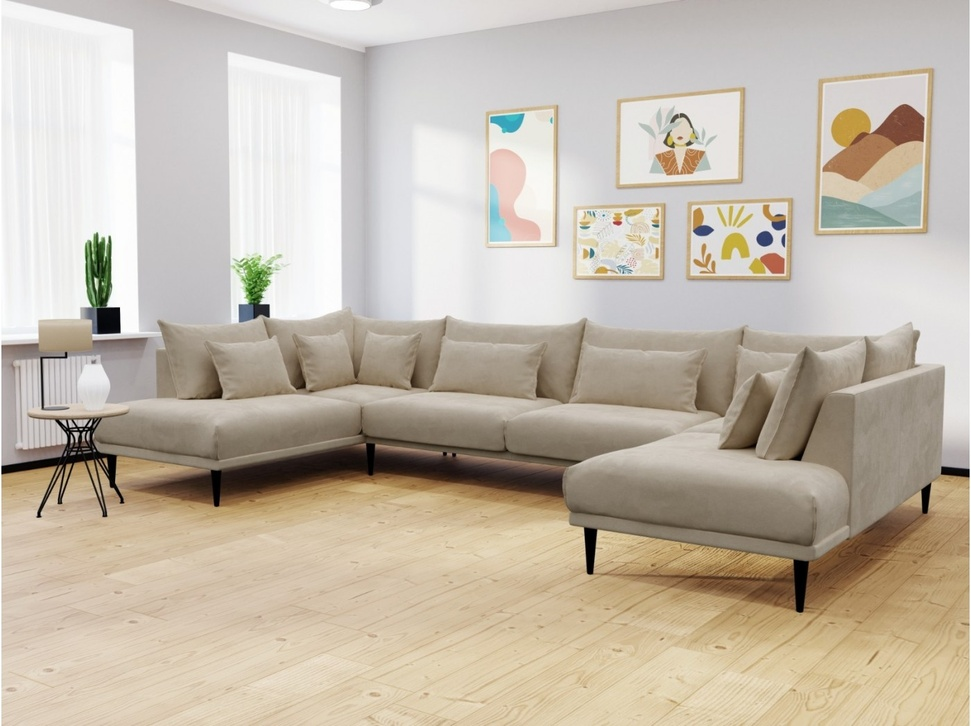
#> input picture resources/room_background.jpg, 971 x 726 px, shrunk from 1400 x 1047 before the run
$ python virtual_decoration.py
#> lines starting #> are read from the running program, lines starting #| are printed output that depends on the picture; after the words box and inside, x2 and y2 are one past the last pixel; in counts of white or black regions, pixels touching at a corner belong together
import cv2

room_background = cv2.imread("resources/room_background.jpg")
#> room_background is the input picture: shape (726, 971, 3); mean B, G, R 170.4, 185, 195.2
room_foreground = cv2.imread("resources/room_foreground.jpg")
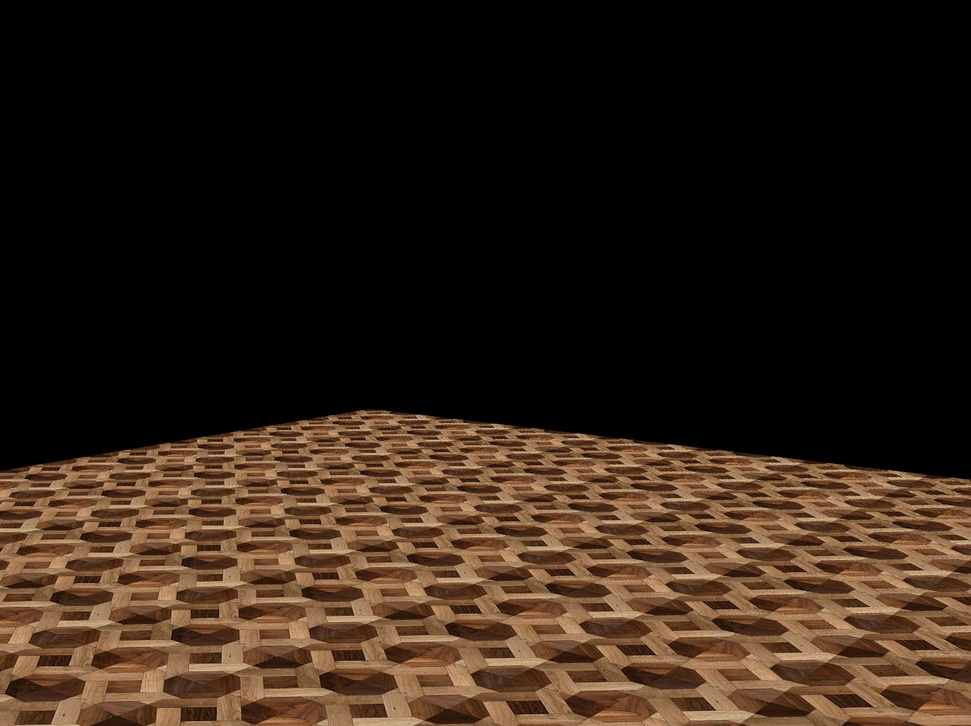
#> input picture resources/room_foreground.jpg, 971 x 726 px, shrunk from 1400 x 1047 before the run
#> room_foreground is the input picture: shape (726, 971, 3); mean B, G, R 22.2, 33.4, 47.7
room_mask = cv2.imread("resources/room_mask.jpg")
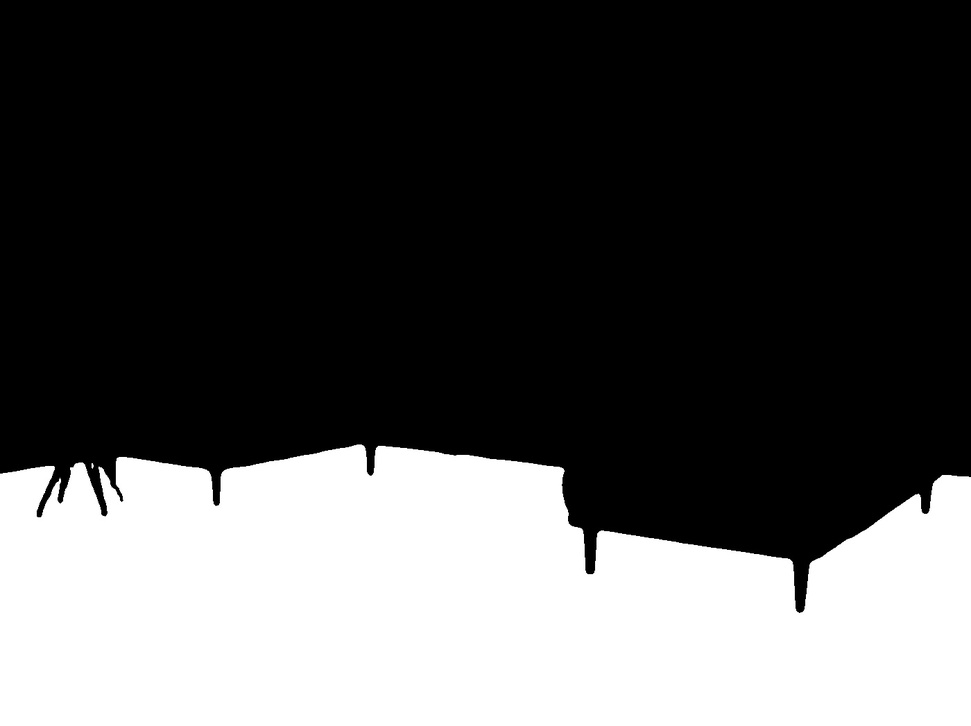
#> input picture resources/room_mask.jpg, 971 x 726 px, shrunk from 1400 x 1047 before the run
#> room_mask is the input picture: shape (726, 971, 3); min 0, max 255, mean 81.8

top_mask = room_mask.copy()
top_mask[top_mask >= 128] = 255
top_mask[top_mask < 128] = 0
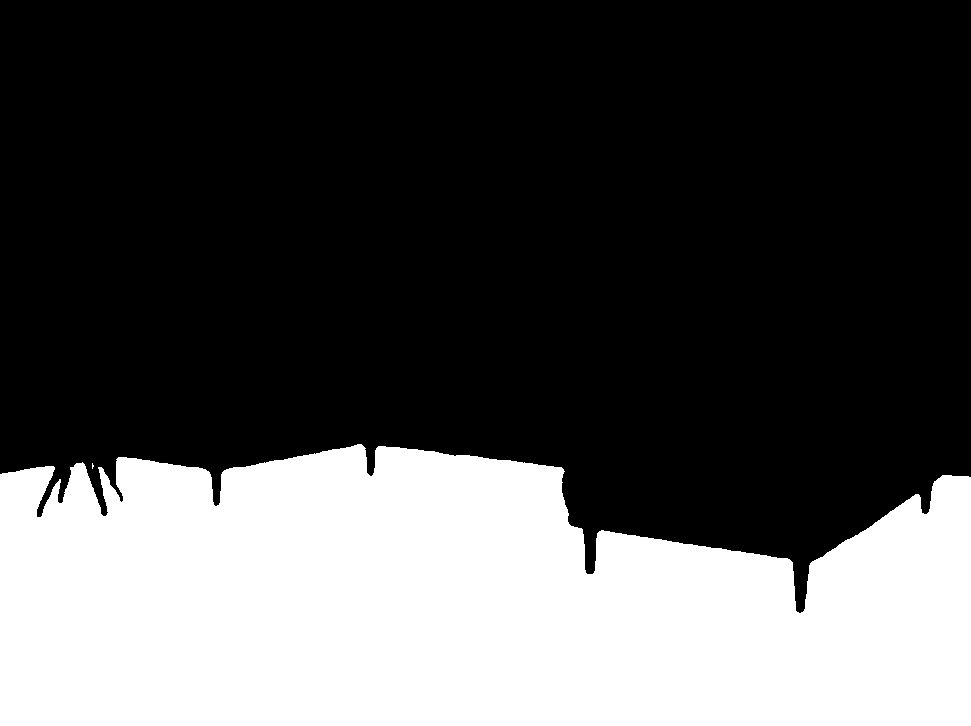
#> top_mask: shape (726, 971, 3); 32.1% white; 2 white regions (1 under 20 px), largest, box (x1, y1, x2, y2) and area: (0, 444, 971, 726) 226073

top_mask[top_mask==0] = 1
top_mask[top_mask==255] = 0

top = room_background * top_mask
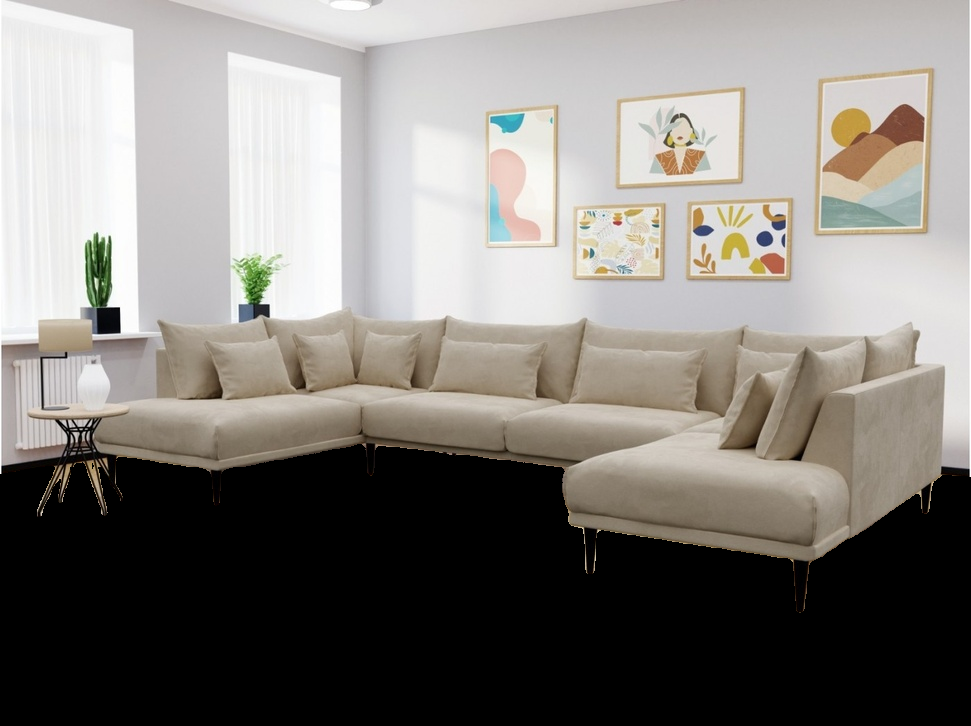
#> top: shape (726, 971, 3); mean B, G, R 123.2, 127.9, 131.5

bottom_mask = 1 - top_mask
bottom = room_foreground * bottom_mask
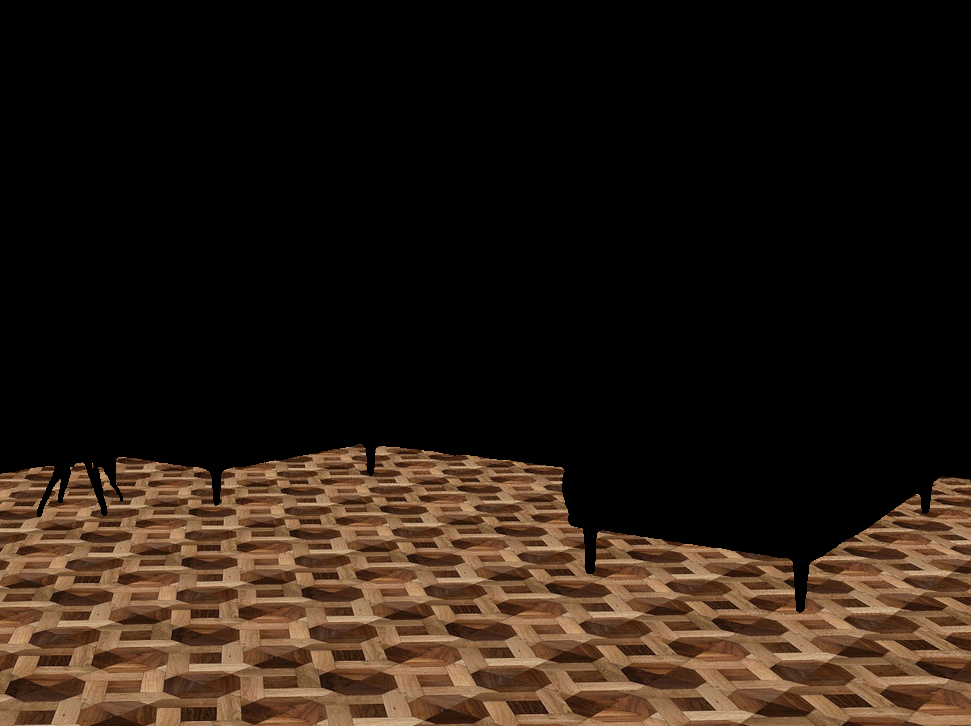
#> bottom: shape (726, 971, 3); mean B, G, R 18.3, 27.5, 39.2

result = top + bottom
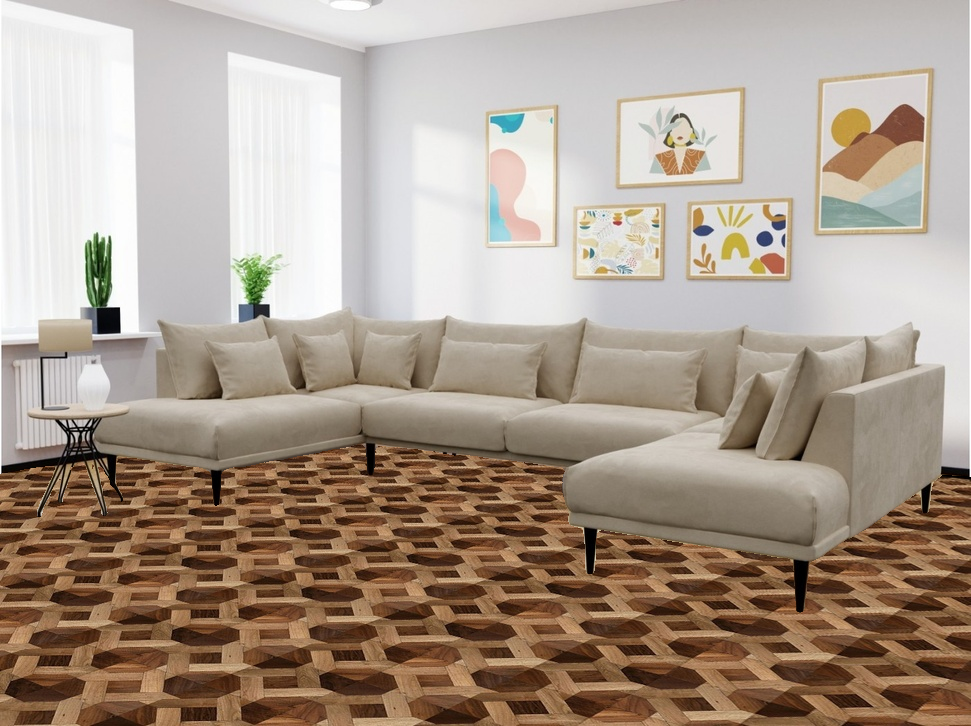
#> result: shape (726, 971, 3); mean B, G, R 141.5, 155.4, 170.8

cv2.imwrite("results/virtual_decoration.jpg", result)
